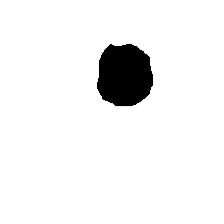
#> input picture faces/dog-face.png, 224 x 224 px
$ jupyter execute mask_creation.ipynb   (shell and % lines are left out)
#> lines starting #> are read from the running program, lines starting #| are printed output that depends on the picture; after the words box and inside, x2 and y2 are one past the last pixel; in counts of white or black regions, pixels touching at a corner belong together
## Dog mask

[cell 1]
import cv2
from matplotlib import pyplot as plt
from matplotlib import cm
import numpy as np

[cell 2]
dog_face = cv2.imread('./faces/dog-face.png')
#> dog_face is the input picture: shape (224, 224, 3); mean B, G, R 240.5, 240.5, 240.5
plt.imshow(dog_face)

[cell 3]
dog_mask = (dog_face[:,:,0] == 0).astype(int)
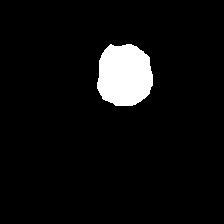
#> dog_mask: shape (224, 224) int64; values 0 (black) and 1 (white), 5.7% white; 1 white region, box (x1, y1, x2, y2) and area: (97, 44, 153, 106) 2840

[cell 4]
dog_mask.shape
#> Out = (224, 224)

[cell 5]
dog_line = dog_mask

dog_line = []

viridis = cm.get_cmap('viridis', 12)
plt.imshow(dog_mask, cmap=viridis)
plt.show()

## Cat mask

[cell 6]
cat_face = cv2.imread('./faces/cat-face.png')
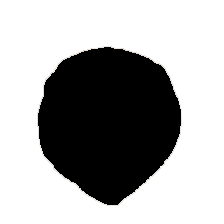
#> input picture faces/cat-face.png, 224 x 224 px
#> cat_face is the input picture: shape (224, 224, 3); mean B, G, R 169.1, 169.2, 169.2
plt.imshow(cat_face)

[cell 7]
cat_mask = (cat_face[:,:,0] == 0).astype(int)
#> cat_mask: shape (224, 224) int64; values 0 (black) and 1 (white), 33.5% white; 1 white region, box (x1, y1, x2, y2) and area: (38, 47, 181, 205) 16816

[cell 8]
cat_mask.shape
#> Out = (224, 224)

## Person mask

[cell 9]
pers_face = cv2.imread('./faces/person-face.png')
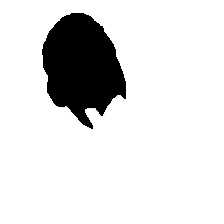
#> input picture faces/person-face.png, 224 x 224 px
#> pers_face is the input picture: shape (224, 224, 3); mean B, G, R 222.4, 222.4, 222.4
plt.imshow(pers_face)

[cell 10]
pers_mask = (pers_face[:,:,0] == 0).astype(int)
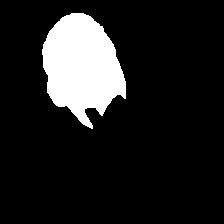
#> pers_mask: shape (224, 224) int64; values 0 (black) and 1 (white), 12.8% white; 1 white region, box (x1, y1, x2, y2) and area: (42, 13, 126, 129) 6407

[cell 11]
pers_mask.shape
#> Out = (224, 224)

## Save masks

[cell 12]
np.save('./faces/person-mask', pers_mask)
np.save('./faces/cat-mask', cat_mask)
np.save('./faces/dog-mask', dog_mask)

## Draw lines around areas

[cell 13]
import numpy as np
import matplotlib.pyplot as plt


mapimg = (dog_face[:,:,0] == 0).astype(int)

ver_seg = np.where(mapimg[:,1:] != mapimg[:,:-1])
#> ver_seg = 128 positions, rows 44 to 105, columns 96 to 152

hor_seg = np.where(mapimg[1:,:] != mapimg[:-1,:])
#> hor_seg = 112 positions, rows 43 to 105, columns 97 to 152


l = []
for p in zip(*hor_seg):
    l.append((p[1], p[0]+1))
    l.append((p[1]+1, p[0]+1))
    l.append((np.nan,np.nan))
#> this loop made 112 passes
#> p on passes 1 to 12: (43, 110), (43, 111), (43, 126), (43, 127), (43, 128), (43, 129), (43, 130), (43, 131), (44, 109), (44, 112), (44, 113), (44, 122)
#> after the loop, l = 336 rows, first 8: [110, 44], [111, 44], [nan, nan], [111, 44], [112, 44], [nan, nan], [126, 44], [127, 44]

# and the same for vertical segments
for p in zip(*ver_seg):
    l.append((p[1]+1, p[0]))
    l.append((p[1]+1, p[0]+1))
    l.append((np.nan, np.nan))
#> this loop made 128 passes
#> p on passes 1 to 12: (44, 109), (44, 111), (44, 125), (44, 131), (45, 108), (45, 113), (45, 121), (45, 133), (46, 107), (46, 136), (47, 106), (47, 137)
#> after the loop, l = 720 rows, first 8: [110, 44], [111, 44], [nan, nan], [111, 44], [112, 44], [nan, nan], [126, 44], [127, 44]


segments = np.array(l)
#> segments has the same summary as l

x0 = 0
x1 =  224
y0 =0
y1 = 224

segments[:,0] = x0 + (x1-x0) * segments[:,0] / mapimg.shape[1]
segments[:,1] = y0 + (y1-y0) * segments[:,1] / mapimg.shape[0]

# and now there isn't anything else to do than plot it
plt.imshow(dog_mask, cmap=viridis)
plt.plot(segments[:,0], segments[:,1], color=(1,0,0), linewidth=3)
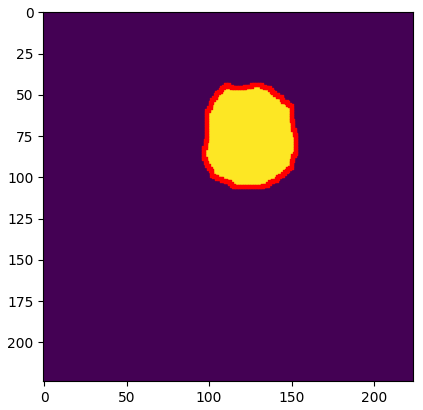
#> figure drawn by matplotlib, 1 panel

# Full Masks

## Dog full

[cell 14]
dog_full = cv2.imread('./full/dog-full.png')
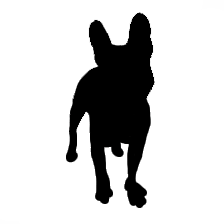
#> input picture full/dog-full.png, 224 x 224 px
#> dog_full is the input picture: shape (224, 224, 3); mean B, G, R 205.5, 205.5, 205.5
plt.imshow(dog_full)

[cell 15]
dog_mask = (dog_full[:,:,0] == 0).astype(int)
#> dog_mask: shape (224, 224) int64; values 0 (black) and 1 (white), 18.4% white; 1 white region, box (x1, y1, x2, y2) and area: (67, 13, 154, 207) 9255

[cell 16]
dog_mask.shape
#> Out = (224, 224)

## Cat full

[cell 17]
cat_full = cv2.imread('./full/cat-full.png')
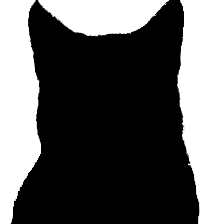
#> input picture full/cat-full.png, 224 x 224 px
#> cat_full is the input picture: shape (224, 224, 3); mean B, G, R 95.5, 95.5, 95.6
plt.imshow(cat_full)

[cell 18]
cat_mask = (cat_full[:,:,0] == 0).astype(int)
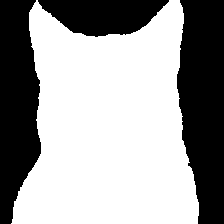
#> cat_mask: shape (224, 224) int64; values 0 (black) and 1 (white), 62% white; 3 black regions, box (x1, y1, x2, y2) and area: (177, 0, 224, 224) 8633, (0, 0, 41, 224) 7040, (38, 0, 169, 37) 3404
cat_mask.shape
#> Out = (224, 224)

## Person full

[cell 19]
pers_full = cv2.imread('./full/person-full.png')
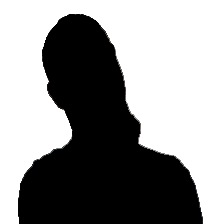
#> input picture full/person-full.png, 224 x 224 px
#> pers_full is the input picture: shape (224, 224, 3); mean B, G, R 145.6, 145.6, 145.6
plt.imshow(pers_full)

[cell 20]
pers_mask = (pers_full[:,:,0] == 0).astype(int)
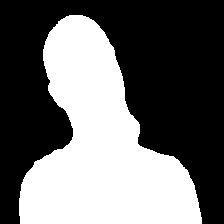
#> pers_mask: shape (224, 224) int64; values 0 (black) and 1 (white), 42% white; 1 white region, box (x1, y1, x2, y2) and area: (19, 15, 202, 224) 21080
pers_mask.shape
#> Out = (224, 224)
